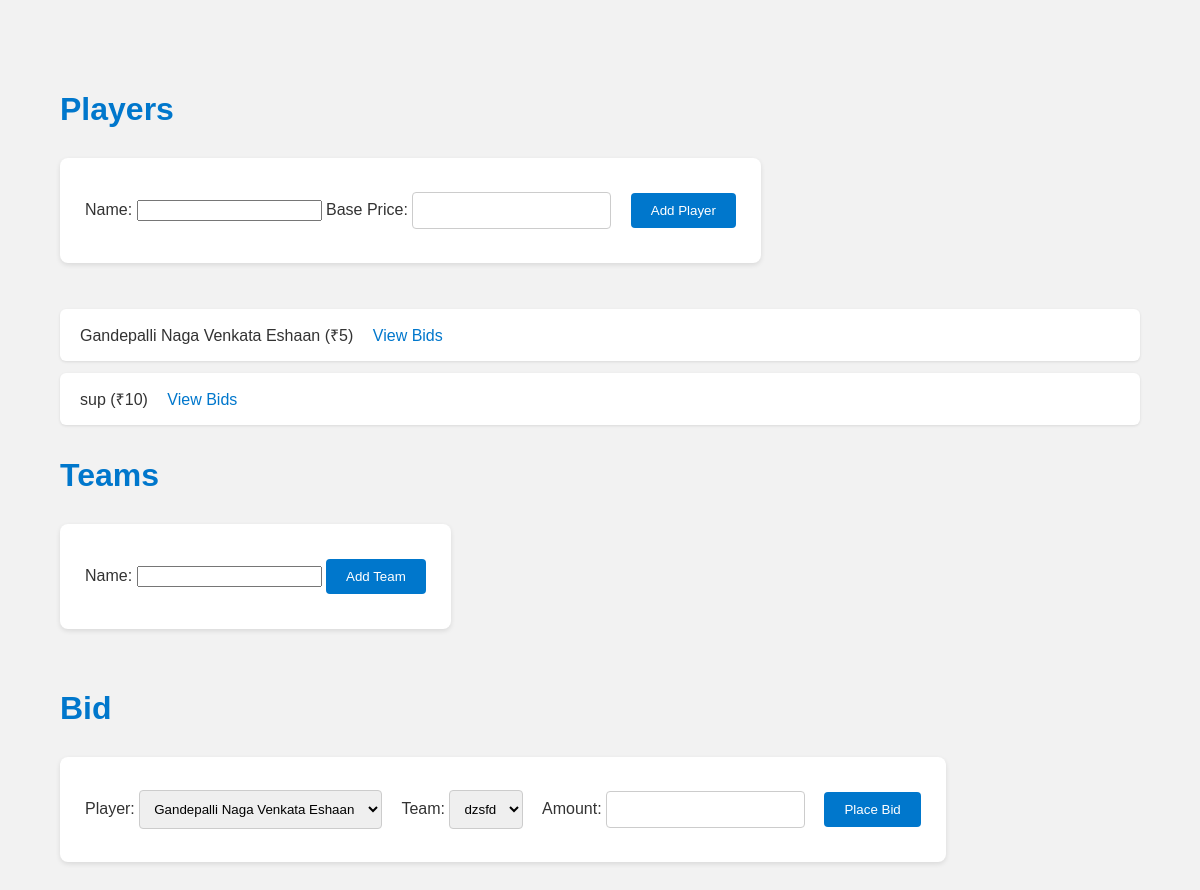
The page / on the database its author committed.
### tables this page shows
CREATE TABLE players (
    id INTEGER PRIMARY KEY AUTOINCREMENT,
    name TEXT NOT NULL,
    base_price INTEGER NOT NULL
);

### app.py (the view)
@app.route('/')
def index():
    db = get_db()
    players = db.execute("SELECT * FROM players").fetchall()
    teams = db.execute("SELECT * FROM teams").fetchall()
    return render_template("index.html", players=players, teams=teams)

### models.py (called while the page is built)
def get_db():
    conn = sqlite3.connect("auction.db")
    conn.row_factory = sqlite3.Row
    return conn

### templates/index.html (shortened to what this page needs)
<!DOCTYPE html>
<html>
<head>
    <link rel="stylesheet" href="{{ url_for('static', filename='style.css') }}">
</head>
<body>
    <h1>Players</h1>
    <form method="post" action="/add_player">
        Name: <input name="name">
        Base Price: <input name="base_price" type="number">
        <button type="submit">Add Player</button>
    </form>
    <ul>
        {% for player in players %}
        <li>
            {{ player.name }} (₹{{ player.base_price }})
            <a href="/player/{{ player.id }}">View Bids</a>
        </li>
        {% endfor %}
    </ul>
    <h1>Teams</h1>
    <form method="post" action="/add_team">
        Name: <input name="name">
        <button type="submit">Add Team</button>
    </form>
    <h1>Bid</h1>
    <form method="post" action="/bid">
        Player:
        <select name="player_id">
            {% for player in players %}
            <option value="{{ player.id }}">{{ player.name }}</option>
            {% endfor %}
        </select>
        Team:
        <select name="team_id">
            {% for team in teams %}
            <option value="{{ team.id }}">{{ team.name }}</option>
            {% endfor %}
        </select>
        Amount: <input name="amount" type="number">
        <button type="submit">Place Bid</button>
    </form>
</body>
</html>

### static/style.css (style rules this page uses)
body { font-family: Arial, sans-serif; margin: 40px; padding: 20px; background-color: #f2f2f2; color: #333; }
h1 { color: #0077cc; margin-bottom: 20px; padding: 10px 0; }
form { background-color: #fff; padding: 25px; margin-bottom: 30px; border-radius: 8px; box-shadow: 0 2px 5px rgba(0,0,0,0.1); display: inline-block; }
input[type="text"], input[type="number"], select { padding: 10px; margin: 8px 15px 8px 0; border-radius: 4px; border: 1px solid #ccc; }
button { background-color: #0077cc; color: white; padding: 10px 20px; border: none; border-radius: 4px; cursor: pointer; margin: 10px 0; }
ul { list-style-type: none; padding-left: 0; }
li { background-color: #fff; padding: 15px 20px; margin-bottom: 12px; border-radius: 6px; box-shadow: 0 1px 3px rgba(0,0,0,0.1); }
a { color: #0077cc; text-decoration: none; margin-left: 15px; padding: 5px 0; }

### rows shown on the page
players: name "Gandepalli Naga Venkata Eshaan", base_price "5"
players: name "sup", base_price "10"

### other values the page prints
form field player_id "Gandepalli Naga Venkata Eshaan"
form field team_id "dzsfd"
